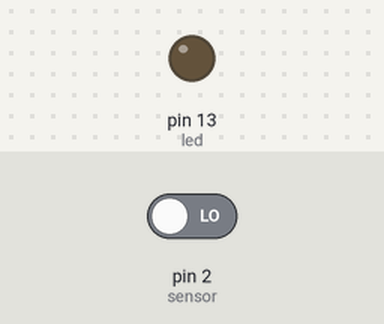
Recording of a sketch running on a simulated Arduino Uno, built with avr-gcc and run on an emulated ATmega328P. On the bench: output pins drawn as LEDs (lit = HIGH). The test bench sets the inputs (shaded band); at power-on: pin 2 (sensor) LOW.

Above: at 1.2 s.
1.3 s: pin 2 (sensor) driven HIGH
At 2.5 s:
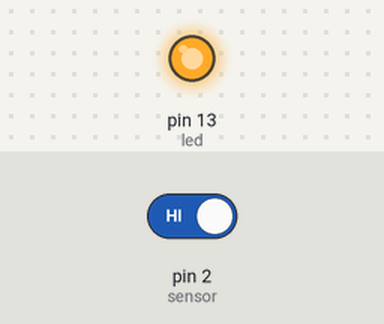
2.8 s: pin 2 (sensor) driven LOW
At 3.9 s:
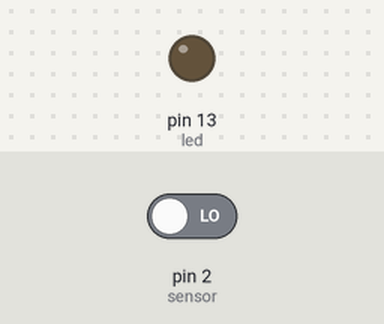
Timing chart, 0 to 5.8 s (numbered marks = the images above; inputs shaded):
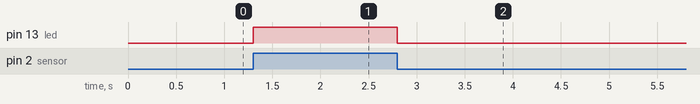

Measured:
- after the input at 1.3 s, pin 13 (led): LOW → HIGH at once
- after the input at 2.8 s, pin 13 (led): HIGH → LOW at once

The sketch:

switvh_de_bola.ino
```cpp
int led = 13;
int sensor =2;

void setup() {
pinMode(led,OUTPUT);
pinMode(sensor,INPUT);

}

void loop() {
  digitalWrite(led,digitalRead(sensor));

}
```
